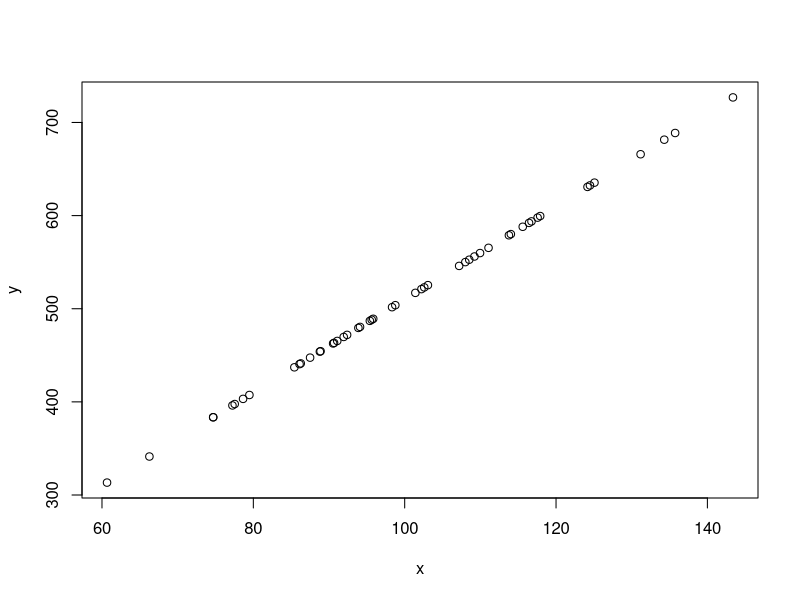
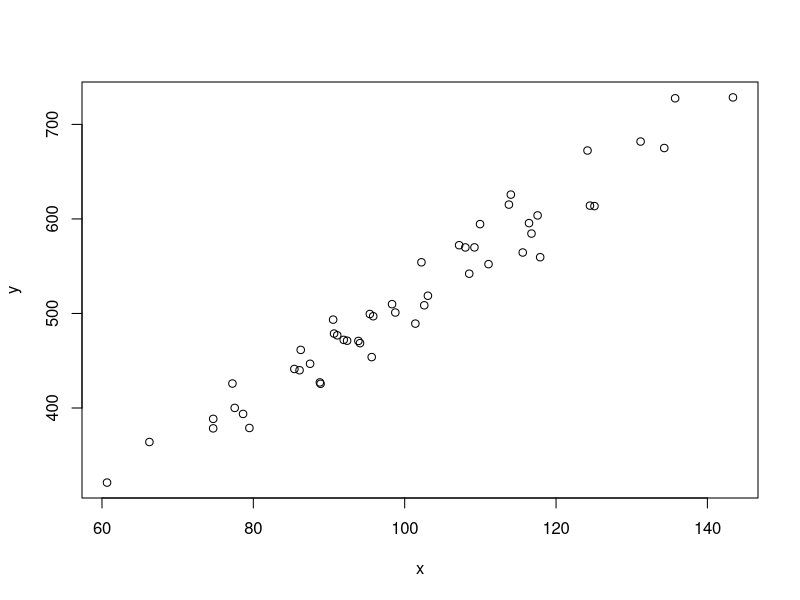
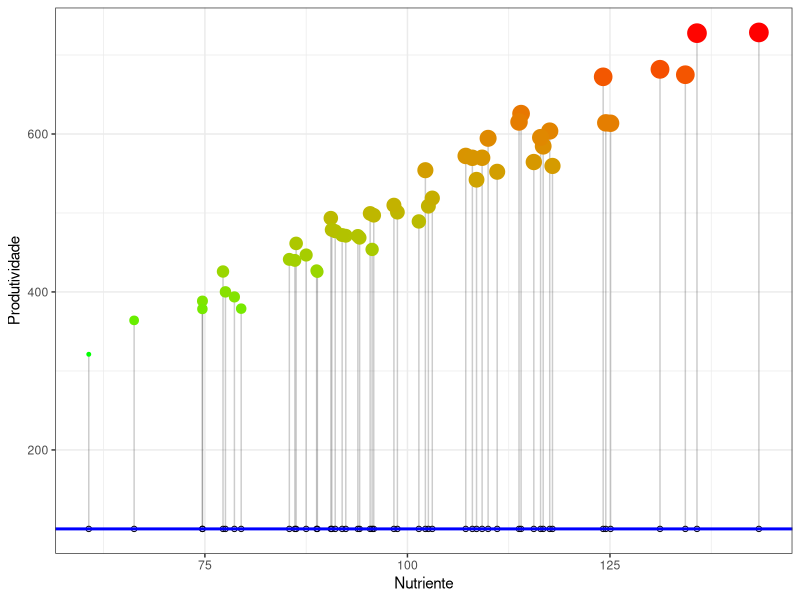
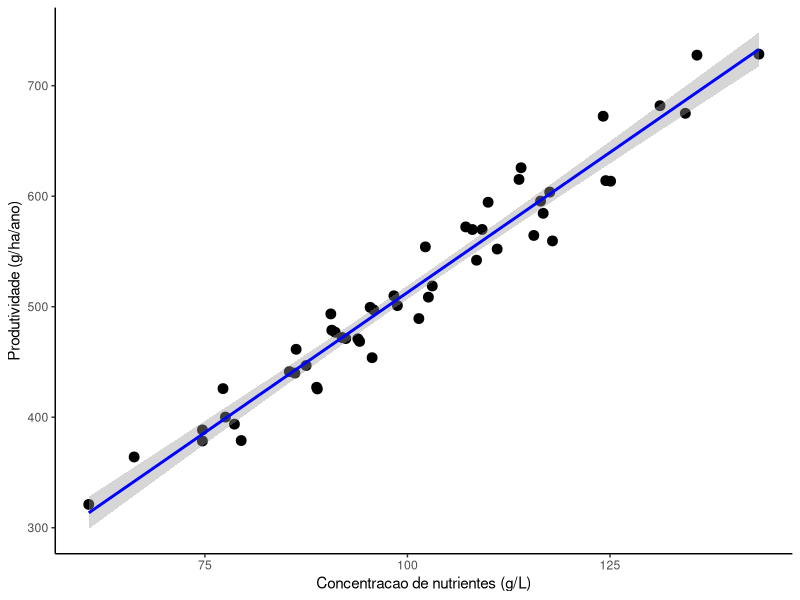
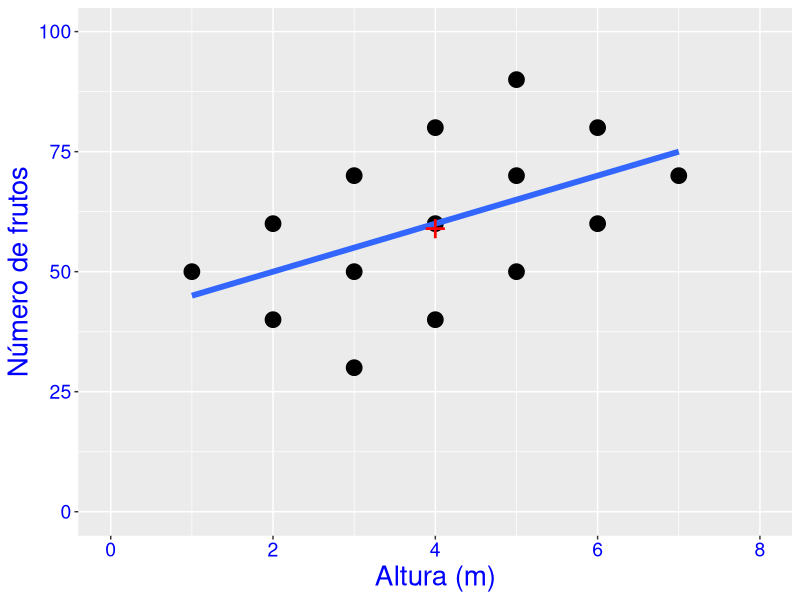
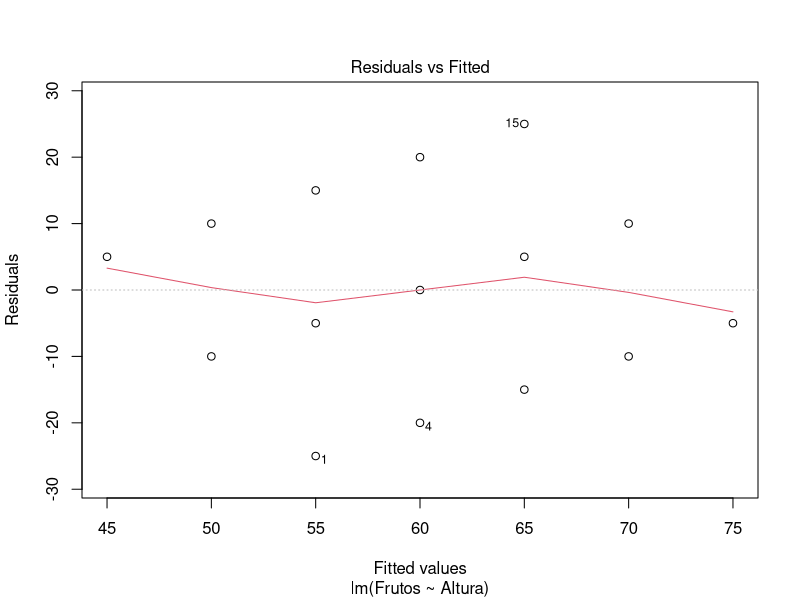
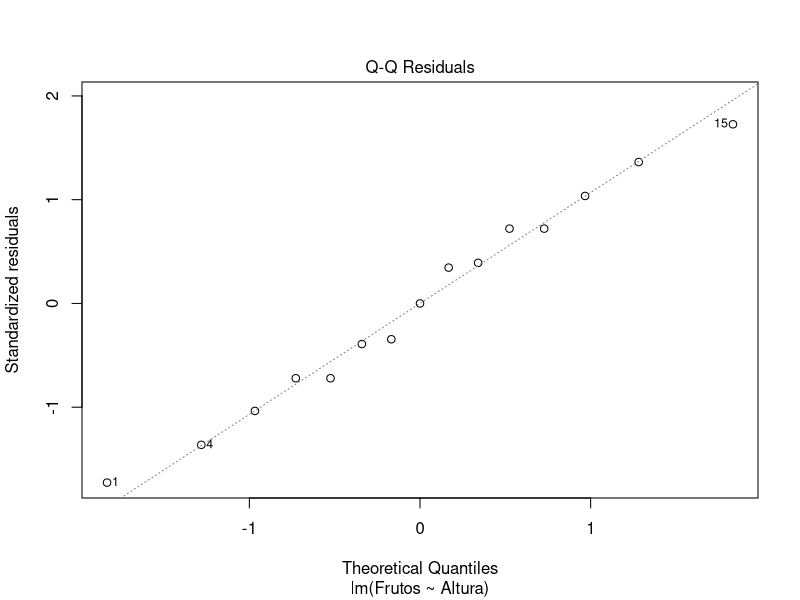
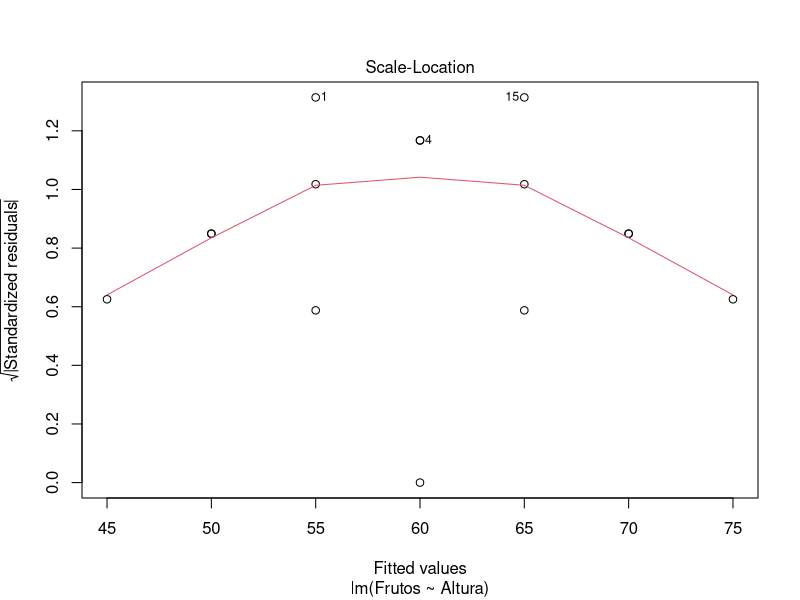

R code for these plots, in order:
#Regressao Linear ####
#Carlos Roberto Fonseca
#01 Junho 2025

# pacotes ####
library(ggplot2)

#ACHANDO O MODELO POR TENTATIVA E ERRO ####

# Minhas hipoteses ####
#Testando a relacao entre concentracao de nutrientes (x) e produtividade (y)
#H0: A concentracao de nutrientes nao afeta a produtividade
#H1: A concentracao de nutrientes afeta a produtividade

#Criando meus dados ####
#CRIANDO A RELACAO PURA ENTRE X e Y (SO DEUS SABE)
set.seed(123)
x <- rnorm(50,100,20)
y <- 5*x + 10
plot(y~x)

#ADICIONANDO ERRO NO Y (COISA DO DIABO)
set.seed(456)
erro <- rnorm(50)*20
y <- 5*x + 10 + erro
plot(y~x)


#Criando um dataframe ####
meusdados <- data.frame(x,y)
names(meusdados) <- c("Nutriente", "Produtividade")

#Tentando adivinhar os parametros ####
#Chute valores de a e b
a <- 100
b <- 0

meusdados$estimado <- b*meusdados$Nutriente + a   # Save the predicted values
meusdados$residuos <- meusdados$Produtividade - meusdados$estimado # Save the residual values

# Contrastando os dados com o modelo provisorio
ggplot(meusdados, aes(x = Nutriente, y = Produtividade)) +
  geom_segment(aes(xend = Nutriente, yend = estimado), alpha = .2) +      # draw line from point to line
  geom_point(aes(color = abs(residuos), size = abs(residuos))) +  # size of the points
  scale_color_continuous(low = "green", high = "red") +             # colour of the points mapped to residual size - green smaller, red larger
  guides(color = FALSE, size = FALSE) +                             # Size legend removed
  geom_point(aes(y = estimado), shape = 1) +
  geom_abline(intercept = a, slope = b, color="blue", size=1) +
  theme_bw()

##Soma dos quadrados do modelo provisorio ####
SQerro <- sum((meusdados$Produtividade-meusdados$estimado)^2)
SQerro

#Altere o "a" e "b" da regressao para obter um melhor ajuste


#REGRESSAO LINEAR ####

#Modelo de regressao ####
mod_reg <- lm(Produtividade ~ Nutriente, data = meusdados)
summary(mod_reg)
anova(mod_reg)

# Scatterplot ####
ggplot(data = meusdados, aes(x = Nutriente,y = Produtividade)) +
  geom_point(size=3) +
  geom_smooth(method = "lm", se = TRUE, color="blue", size=1) +
  xlab("Concentracao de nutrientes (g/L)") +
  ylab("Produtividade (g/ha/ano)") +
  theme_classic()


#RODANDO A REGRESSAO DA AULA TEORICA ####
#Preparando os dados
Altura <- c(3,2,1,4,3,2,5,4,3,6,5,4,7,6,5)
Frutos <- c(30,40,50,40,50,60,50,60,70,60,70,80,70,80,90)
d <- data.frame(Altura,Frutos)

#Verificando as medias ####
mean(Altura)
mean(Frutos)

#Regressao linear ####
mod <- lm(Frutos ~ Altura, data = d)
summary(mod)
anova(mod)

#Figura de regressao ####
ggplot(d, aes(x = Altura, y = Frutos)) +
  geom_point(size = 5, colour = "black") +
  lims(x = c(0,8), y = c(0,100)) +
  labs (x = "Altura (m)", y = "Número de frutos") +
  theme(axis.text = element_text(size = 14, colour = "blue")) +
  theme(axis.title = element_text(size = 20, colour = "blue")) +
  geom_smooth(method = "lm", se = FALSE, size = 2) +
  annotate("text", y=mean(Frutos), x=mean(Altura), label="+", colour = "red", size = 10)

#Salvando a figura ####
ggsave("output/figures/Fig_Regressao.pdf", width = 6, height = 4)

#Conferindo o beta ####
#beta = covarianciaXY / varianciaX
beta <- cov(d$Frutos,d$Altura)/var(d$Altura)
beta

#Conferindo o intercepto####
#intercepto = mediaY - b*mediaX
intercepto <- mean(d$Frutos) - mean(d$Altura)*beta
intercepto

#ANALISE DOS RESIDUOS (HETEROCEDASTICIDADE, NORMALIDADE) ####
par(mfrow=c(1,1))						
plot(mod)					



